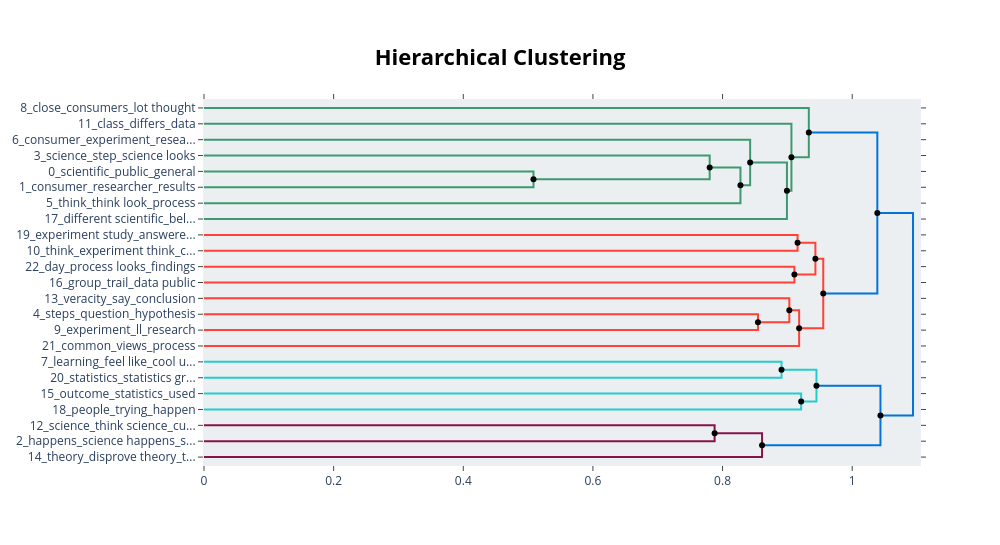

Write notebook code for a chart like this one.
### Code cell
q1_hierarchical_topics = q1_topic_model.hierarchical_topics(df.iloc[:, 13].dropna().astype(str).tolist())
q1_topic_model.visualize_hierarchy(hierarchical_topics=q1_hierarchical_topics)

### Figure 1 — Plotly figure (JSON) as saved in the notebook; plotly's stock layout.template omitted (floating-point values rounded to 4 significant figures)
{"data": [{"hoverinfo": "text", "marker": {"color": "rgb(61,153,112)"}, "mode": "lines", "text": ["scientific_public_general_general public_investigation", "", "", "consumer_researcher_results_scientific_consumers"], "type": "scatter", "x": [0.0, 0.5083, 0.5083, 0.0], "xaxis": "x", "y": [-45.0, -45.0, -55.0, -55.0], "yaxis": "y"}, {"hoverinfo": "text", "marker": {"color": "rgb(61,153,112)"}, "mode": "lines", "text": ["science_step_science looks_like_coming", "", "", "scientific_public_researcher_process_investigation"], "type": "scatter", "x": [0.0, 0.7801, 0.7801, 0.5083], "xaxis": "x", "y": [-35.0, -35.0, -50.0, -50.0], "yaxis": "y"}, {"hoverinfo": "text", "marker": {"color": "rgb(61,153,112)"}, "mode": "lines", "text": ["scientific_public_researcher_process_general", "", "", "think_think look_process_trial_look"], "type": "scatter", "x": [0.7801, 0.8276, 0.8276, 0.0], "xaxis": "x", "y": [-42.5, -42.5, -65.0, -65.0], "yaxis": "y"}, {"hoverinfo": "text", "marker": {"color": "rgb(61,153,112)"}, "mode": "lines", "text": ["consumer_experiment_researcher_results_make", "", "", "scientific_public_researcher_process_general"], "type": "scatter", "x": [0.0, 0.8426, 0.8426, 0.8276], "xaxis": "x", "y": [-25.0, -25.0, -53.75, -53.75], "yaxis": "y"}, {"hoverinfo": "text", "marker": {"color": "rgb(61,153,112)"}, "mode": "lines", "text": ["scientific_public_researcher_process_general", "", "", "different scientific_believe_public_general public_different"], "type": "scatter", "x": [0.8426, 0.8993, 0.8993, 0.0], "xaxis": "x", "y": [-39.38, -39.38, -75.0, -75.0], "yaxis": "y"}, {"hoverinfo": "text", "marker": {"color": "rgb(61,153,112)"}, "mode": "lines", "text": ["class_differs_data_consumer_differs consumer", "", "", "scientific_public_researcher_process_general"], "type": "scatter", "x": [0.0, 0.9062, 0.9062, 0.8993], "xaxis": "x", "y": [-15.0, -15.0, -57.19, -57.19], "yaxis": "y"}, {"hoverinfo": "text", "marker": {"color": "rgb(61,153,112)"}, "mode": "lines", "text": ["close_consumers_lot thought_think_think consumers", "", "", "scientific_public_researcher_process_general"], "type": "scatter", "x": [0.0, 0.9331, 0.9331, 0.9062], "xaxis": "x", "y": [-5.0, -5.0, -36.09, -36.09], "yaxis": "y"}, {"hoverinfo": "text", "marker": {"color": "rgb(255,65,54)"}, "mode": "lines", "text": ["experiment study_answered_conduct experiment_researchers_questions", "", "", "think_experiment think_conduct study_point_going"], "type": "scatter", "x": [0.0, 0.9157, 0.9157, 0.0], "xaxis": "x", "y": [-85.0, -85.0, -95.0, -95.0], "yaxis": "y"}, {"hoverinfo": "text", "marker": {"color": "rgb(255,65,54)"}, "mode": "lines", "text": ["day_process looks_findings_looks_researcher", "", "", "group_trail_data public_studied_carry"], "type": "scatter", "x": [0.0, 0.9108, 0.9108, 0.0], "xaxis": "x", "y": [-105.0, -105.0, -115.0, -115.0], "yaxis": "y"}, {"hoverinfo": "text", "marker": {"color": "rgb(255,65,54)"}, "mode": "lines", "text": ["think_experiment_study_going_given", "", "", "group_researcher_process looks_trail_looks"], "type": "scatter", "x": [0.9157, 0.9432, 0.9432, 0.9108], "xaxis": "x", "y": [-90.0, -90.0, -110.0, -110.0], "yaxis": "y"}, {"hoverinfo": "text", "marker": {"color": "rgb(255,65,54)"}, "mode": "lines", "text": ["steps_question_hypothesis_important step_like", "", "", "experiment_ll_research_necessary_question"], "type": "scatter", "x": [0.0, 0.8546, 0.8546, 0.0], "xaxis": "x", "y": [-135.0, -135.0, -145.0, -145.0], "yaxis": "y"}, {"hoverinfo": "text", "marker": {"color": "rgb(255,65,54)"}, "mode": "lines", "text": ["veracity_say_conclusion_hypothesis experiments_hypothesis", "", "", "experiment_question_hypothesis_process_important"], "type": "scatter", "x": [0.0, 0.903, 0.903, 0.8546], "xaxis": "x", "y": [-125.0, -125.0, -140.0, -140.0], "yaxis": "y"}, {"hoverinfo": "text", "marker": {"color": "rgb(255,65,54)"}, "mode": "lines", "text": ["experiment_question_hypothesis_process_like", "", "", "common_views_process_research_researchers"], "type": "scatter", "x": [0.903, 0.9181, 0.9181, 0.0], "xaxis": "x", "y": [-132.5, -132.5, -155.0, -155.0], "yaxis": "y"}, {"hoverinfo": "text", "marker": {"color": "rgb(255,65,54)"}, "mode": "lines", "text": ["think_group_experiment_study_going", "", "", "experiment_question_hypothesis_process_data"], "type": "scatter", "x": [0.9432, 0.9553, 0.9553, 0.9181], "xaxis": "x", "y": [-100.0, -100.0, -143.8, -143.8], "yaxis": "y"}, {"hoverinfo": "text", "marker": {"color": "rgb(0,116,217)"}, "mode": "lines", "text": ["scientific_public_researcher_process_general", "", "", "experiment_question_think_hypothesis_data"], "type": "scatter", "x": [0.9331, 1.039, 1.039, 0.9553], "xaxis": "x", "y": [-20.55, -20.55, -121.9, -121.9], "yaxis": "y"}, {"hoverinfo": "text", "marker": {"color": "rgb(35,205,205)"}, "mode": "lines", "text": ["learning_feel like_cool understand_doing statistical_compare general", "", "", "statistics_statistics great_learn_odds_great"], "type": "scatter", "x": [0.0, 0.891, 0.891, 0.0], "xaxis": "x", "y": [-165.0, -165.0, -175.0, -175.0], "yaxis": "y"}, {"hoverinfo": "text", "marker": {"color": "rgb(35,205,205)"}, "mode": "lines", "text": ["outcome_statistics_used_expected_naturally occurring", "", "", "people_trying_happen_lifestyle_scientist"], "type": "scatter", "x": [0.0, 0.9212, 0.9212, 0.0], "xaxis": "x", "y": [-185.0, -185.0, -195.0, -195.0], "yaxis": "y"}, {"hoverinfo": "text", "marker": {"color": "rgb(35,205,205)"}, "mode": "lines", "text": ["learning_statistics_learn_life_great", "", "", "science_happen_outcome_people_statistics"], "type": "scatter", "x": [0.891, 0.9448, 0.9448, 0.9212], "xaxis": "x", "y": [-170.0, -170.0, -190.0, -190.0], "yaxis": "y"}, {"hoverinfo": "text", "marker": {"color": "rgb(133,20,75)"}, "mode": "lines", "text": ["science_think science_curiosity think_people question_curiosity", "", "", "happens_science happens_science_think science_question"], "type": "scatter", "x": [0.0, 0.7877, 0.7877, 0.0], "xaxis": "x", "y": [-205.0, -205.0, -215.0, -215.0], "yaxis": "y"}, {"hoverinfo": "text", "marker": {"color": "rgb(133,20,75)"}, "mode": "lines", "text": ["happens_science happens_science_think science_question", "", "", "theory_disprove theory_think_science_disprove"], "type": "scatter", "x": [0.7877, 0.8609, 0.8609, 0.0], "xaxis": "x", "y": [-210.0, -210.0, -225.0, -225.0], "yaxis": "y"}, {"hoverinfo": "text", "marker": {"color": "rgb(0,116,217)"}, "mode": "lines", "text": ["statistics_learning_learn_science_people", "", "", "science_science happens_happens_think science_think"], "type": "scatter", "x": [0.9448, 1.044, 1.044, 0.8609], "xaxis": "x", "y": [-180.0, -180.0, -217.5, -217.5], "yaxis": "y"}, {"hoverinfo": "text", "marker": {"color": "rgb(0,116,217)"}, "mode": "lines", "text": ["scientific_public_researcher_process_results", "", "", "science_science happens_happens_think_think science"], "type": "scatter", "x": [1.039, 1.094, 1.094, 1.044], "xaxis": "x", "y": [-71.21, -71.21, -198.8, -198.8], "yaxis": "y"}, {"hoverinfo": "text", "hovertext": ["scientific_public_researcher_process_general", "scientific_public_researcher_process_general", "think_experiment_study_going_given", "experiment_question_hypothesis_process_like", "think_group_experiment_study_going", "scientific_public_researcher_process_general", "learning_statistics_learn_life_great", "happens_science happens_science_think science_question", "statistics_learning_learn_science_people", "scientific_public_researcher_process_results"], "marker": {"color": "black"}, "mode": "markers", "showlegend": false, "type": "scatter", "x": [0.7801, 0.8426, 0.9157, 0.903, 0.9432, 0.9331, 0.891, 0.7877, 0.9448, 1.039], "y": [-42.5, -39.38, -90, -132.5, -100, -20.55, -170, -210, -180, -71.21]}, {"hoverinfo": "text", "hovertext": ["scientific_public_researcher_process_investigation", "scientific_public_researcher_process_general", "scientific_public_researcher_process_general", "scientific_public_researcher_process_general", "group_researcher_process looks_trail_looks", "experiment_question_hypothesis_process_important", "experiment_question_hypothesis_process_data", "experiment_question_think_hypothesis_data", "science_happen_outcome_people_statistics", "science_science happens_happens_think science_think", "science_science happens_happens_think_think science"], "marker": {"color": "black"}, "mode": "markers", "showlegend": false, "type": "scatter", "x": [0.5083, 0.8276, 0.8993, 0.9062, 0.9108, 0.8546, 0.9181, 0.9553, 0.9212, 0.8609, 1.044], "y": [-50, -53.75, -57.19, -36.09, -110, -140, -143.8, -121.9, -190, -217.5, -198.8]}], "layout": {"autosize": false, "height": 545, "hoverlabel": {"bgcolor": "white", "font": {"family": "Rockwell", "size": 16}}, "hovermode": "closest", "plot_bgcolor": "#ECEFF1", "showlegend": false, "title": {"font": {"color": "Black", "size": 22}, "text": "<b>Hierarchical Clustering</b>", "x": 0.5, "xanchor": "center", "yanchor": "top"}, "width": 1000, "xaxis": {"mirror": "allticks", "rangemode": "tozero", "showgrid": false, "showline": true, "showticklabels": true, "ticks": "outside", "type": "linear", "zeroline": false}, "yaxis": {"mirror": "allticks", "range": [-230, 0], "rangemode": "tozero", "showgrid": false, "showline": true, "showticklabels": true, "tickmode": "array", "ticks": "outside", "ticktext": ["8_close_consumers_lot thought", "11_class_differs_data", "6_consumer_experiment_resea...", "3_science_step_science looks", "0_scientific_public_general", "1_consumer_researcher_results", "5_think_think look_process", "17_different scientific_bel...", "19_experiment study_answere...", "10_think_experiment think_c...", "22_day_process looks_findings", "16_group_trail_data public", "13_veracity_say_conclusion", "4_steps_question_hypothesis", "9_experiment_ll_research", "21_common_views_process", "7_learning_feel like_cool u...", "20_statistics_statistics gr...", "15_outcome_statistics_used", "18_people_trying_happen", "12_science_think science_cu...", "2_happens_science happens_s...", "14_theory_disprove theory_t..."], "tickvals": [-5, -15, -25, -35, -45, -55, -65, -75, -85, -95, -105, -115, -125, -135, -145, -155, -165, -175, -185, -195, -205, -215, -225], "type": "linear", "zeroline": false}}}
